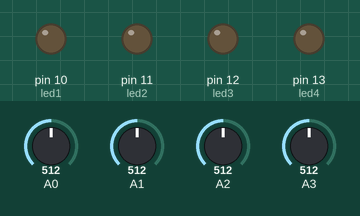
This sketch was run on a simulated Arduino Uno, built with avr-gcc and run on an emulated ATmega328P. Shown: output pins drawn as LEDs (lit = HIGH). The inputs (shaded band) are chosen by the test bench; at power-on: A0 = 512, A1 = 512, A2 = 512, A3 = 512. WiFi joins after 1.5 s; servers stay silent unless stated.

Above: at 3.0 s.
3.1 s: A0 set to 78
5.0 s: A0 set to 67
At 7.0 s:
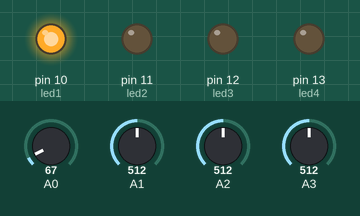
7.3 s: A1 set to 78
9.0 s: A1 set to 68
At 10.2 s:
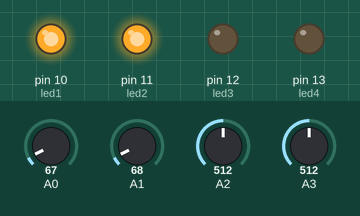
11.3 s: A2 set to 76
13.0 s: A2 set to 67
At 14.4 s:
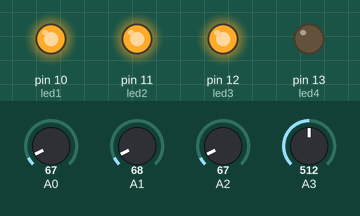
Timing chart, 0 to 16.0 s (numbered marks = the images above; inputs shaded):
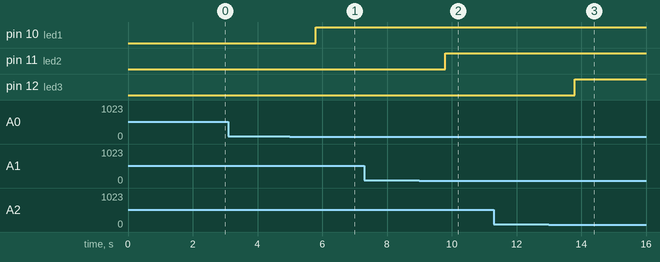

Measured:
- the behaviour switches between 72 and 71 on A0 (found by bisection; images 0 and 1)
- the behaviour switches between 72 and 71 on A1 (found by bisection; images 1 and 2)
- the behaviour switches between 72 and 71 on A2 (found by bisection; images 2 and 3)
- after the input at 3.1 s, every drawn part: stays the same
- after the input at 5.0 s, pin 10 (led1): LOW → HIGH after 0.81 s
- after the input at 7.3 s, every drawn part: stays the same
- after the input at 9.0 s, pin 11 (led2): LOW → HIGH after 0.81 s
- after the input at 11.3 s, every drawn part: stays the same
- after the input at 13.0 s, pin 12 (led3): LOW → HIGH after 0.80 s

The sketch:

Sourcecode.ino
```cpp
#include <DHT.h>
#include <DHT_U.h>
#include <BlynkSimpleStream.h>
#define DHTPIN 7
#define DHTTYPE DHT11

DHT dht(DHTPIN,DHTTYPE);

int led1 = 10, led2 = 11, led3 = 12, led4 = 13;
int LDR1, LDR2, LDR3, LDR4;
float suhu;
WidgetLCD lcd(V5);
BlynkTimer timer;

char auth[] = "NA6k2TOiX4gkZsD_rcP1s9-Bx5hjKfRv";

void setup() {
  lcd.clear();
  pinMode(led1, OUTPUT);
  pinMode(led2, OUTPUT);
  pinMode(led3, OUTPUT);
  pinMode(led4, OUTPUT);
  Serial.begin(9600);
  Blynk.begin(auth, Serial);
  dht.begin();
  timer.setInterval(1000L, getSendData);
}

void loop() {
  timer.run();
  Blynk.run();
}

void getSendData() {
  lcd.print(2, 1, "Esa Kemal");
  LDR1 = analogRead(A0);
  LDR2 = analogRead(A1);
  LDR3 = analogRead(A2);
  LDR4 = analogRead(A3);

  Blynk.virtualWrite(1, LDR1);
  Blynk.virtualWrite(2, LDR2);
  Blynk.virtualWrite(3, LDR3);
  Blynk.virtualWrite(4, LDR4);

  if (LDR1 <= 71) {
    lcd.print(1, 0, "Kursi 1 diisi");
    digitalWrite(led1, HIGH);
  }
  else {
    lcd.clear();
    digitalWrite(led1, LOW);
  }
  if (LDR2 <= 71) {
    lcd.print(1, 0, "Kursi 2 diisi");
    digitalWrite(led2, HIGH);
  }
  else {
    lcd.clear();
    digitalWrite(led2, LOW);
  }
  if (LDR3 <= 71) {
    lcd.print(1, 0, "Kursi 3 diisi");
    digitalWrite(led3, HIGH);
  }
  else {
    lcd.clear();
    digitalWrite(led3, LOW);
  }
  if (LDR4 <= 71) {
    lcd.print(1, 0, "Kursi 4 diisi");
    digitalWrite(led4, HIGH);
  }
  else {
    lcd.clear();
    digitalWrite(led4, LOW);
  }
  if (LDR1 <= 71 && LDR2 <= 71 && LDR3 <= 71 && LDR4 <= 71) {
    lcd.print(0, 0, "AC ON | DHT11 ON");
    bacadht11();
  }
  else {
    lcd.clear();
  }
}
void bacadht11() {
  suhu = dht.readTemperature();
  Blynk.virtualWrite(V10, suhu);
  delay(1000);
}
```
